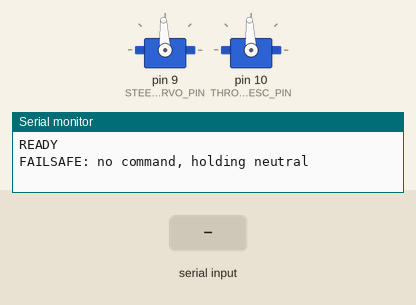
This sketch was run on a simulated Arduino Uno, built with avr-gcc and run on an emulated ATmega328P. On the bench: 2 × servo, the last lines printed to the serial monitor. The test bench sets the inputs (shaded band).

Above: at 3.2 s.
3.3 s: "90,45\n" received over Serial
At 3.55 s:
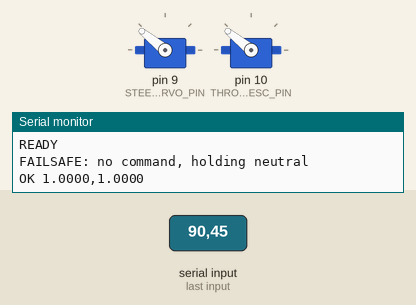
5.3 s: "0\n" received over Serial
Timing chart, 0 to 8.3 s (numbered marks = the images above; inputs shaded):
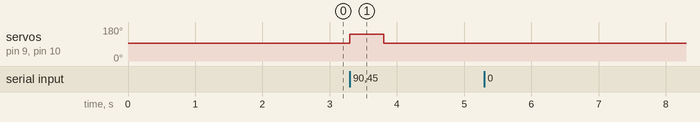

The sketch:

buggy_motor_controller.ino
```cpp
/*
  Buggy Motor Controller
  ------------------------------------------------------------
  Receives (steer, throttle) commands over Serial from the host
  running inference.py (QNN NPU inference), and converts them
  into PWM signals for a steering servo and a throttle ESC.

  Wire format (from host, one line per command, newline terminated):
      <steer>,<throttle>\n
  e.g.
      0.3521,-0.1002\n

  steer, throttle are both floats in [-1, 1], matching the
  deterministic_continuous_actions output of the RL policy.

  Wiring:
    - STEER_SERVO_PIN -> steering servo signal wire
    - THROTTLE_ESC_PIN -> ESC signal wire (treated like a servo)
    - Servo/ESC power comes from a separate BEC/battery, NOT the
      Arduino 5V rail, unless you know your ESC has a BEC rated
      for it. Common ground with the Arduino is required.
*/

#include <Servo.h>

// ---------------- Pin config ----------------
const int STEER_SERVO_PIN   = 9;
const int THROTTLE_ESC_PIN  = 10;

// ---------------- Calibration ----------------
// Adjust these to match your actual servo/ESC endpoints.
const int STEER_CENTER_US   = 1500;
const int STEER_RANGE_US    = 500;   // full lock = center +/- this value

const int THROTTLE_NEUTRAL_US = 1500;
const int THROTTLE_RANGE_US   = 500;

// ---------------- Failsafe ----------------
// If no valid command is received within this window, go neutral.
const unsigned long COMMAND_TIMEOUT_MS = 500;

Servo steerServo;
Servo throttleESC;

String inputBuffer = "";
unsigned long lastCommandMillis = 0;
bool failsafeActive = false;

void setup() {
  Serial.begin(115200);

  steerServo.attach(STEER_SERVO_PIN);
  throttleESC.attach(THROTTLE_ESC_PIN);

  // Neutral on boot
  steerServo.writeMicroseconds(STEER_CENTER_US);
  throttleESC.writeMicroseconds(THROTTLE_NEUTRAL_US);

  // Many ESCs need to see neutral for a moment to arm
  delay(2000);

  lastCommandMillis = millis();
  Serial.println("READY");
}

void loop() {
  // --- Read any pending serial data ---
  while (Serial.available() > 0) {
    char c = Serial.read();
    if (c == '\n') {
      processCommand(inputBuffer);
      inputBuffer = "";
    } else if (c != '\r') {
      inputBuffer += c;
    }
  }

  // --- Failsafe: no command recently -> go neutral ---
  if (millis() - lastCommandMillis > COMMAND_TIMEOUT_MS) {
    if (!failsafeActive) {
      steerServo.writeMicroseconds(STEER_CENTER_US);
      throttleESC.writeMicroseconds(THROTTLE_NEUTRAL_US);
      failsafeActive = true;
      Serial.println("FAILSAFE: no command, holding neutral");
    }
  }
}

void processCommand(String line) {
  line.trim();
  if (line.length() == 0) return;

  int commaIdx = line.indexOf(',');
  if (commaIdx == -1) {
    Serial.println("ERR bad format, expected steer,throttle");
    return;
  }

  float steer    = line.substring(0, commaIdx).toFloat();
  float throttle = line.substring(commaIdx + 1).toFloat();

  // Clamp to the policy's valid action range
  steer    = constrain(steer, -1.0, 1.0);
  throttle = constrain(throttle, -1.0, 1.0);

  int steerUs    = STEER_CENTER_US    + (int)(steer    * STEER_RANGE_US);
  int throttleUs = THROTTLE_NEUTRAL_US + (int)(throttle * THROTTLE_RANGE_US);

  steerServo.writeMicroseconds(steerUs);
  throttleESC.writeMicroseconds(throttleUs);

  lastCommandMillis = millis();
  failsafeActive = false;

  Serial.print("OK ");
  Serial.print(steer, 4);
  Serial.print(",");
  Serial.println(throttle, 4);
}
```

Measured:
- after the input at 3.3 s, servo on pin 9 (STEER_SERVO_PIN), servo on pin 10 (THROTTLE_ESC_PIN): 93° → 141° at once, → 93° 0.50 s later
